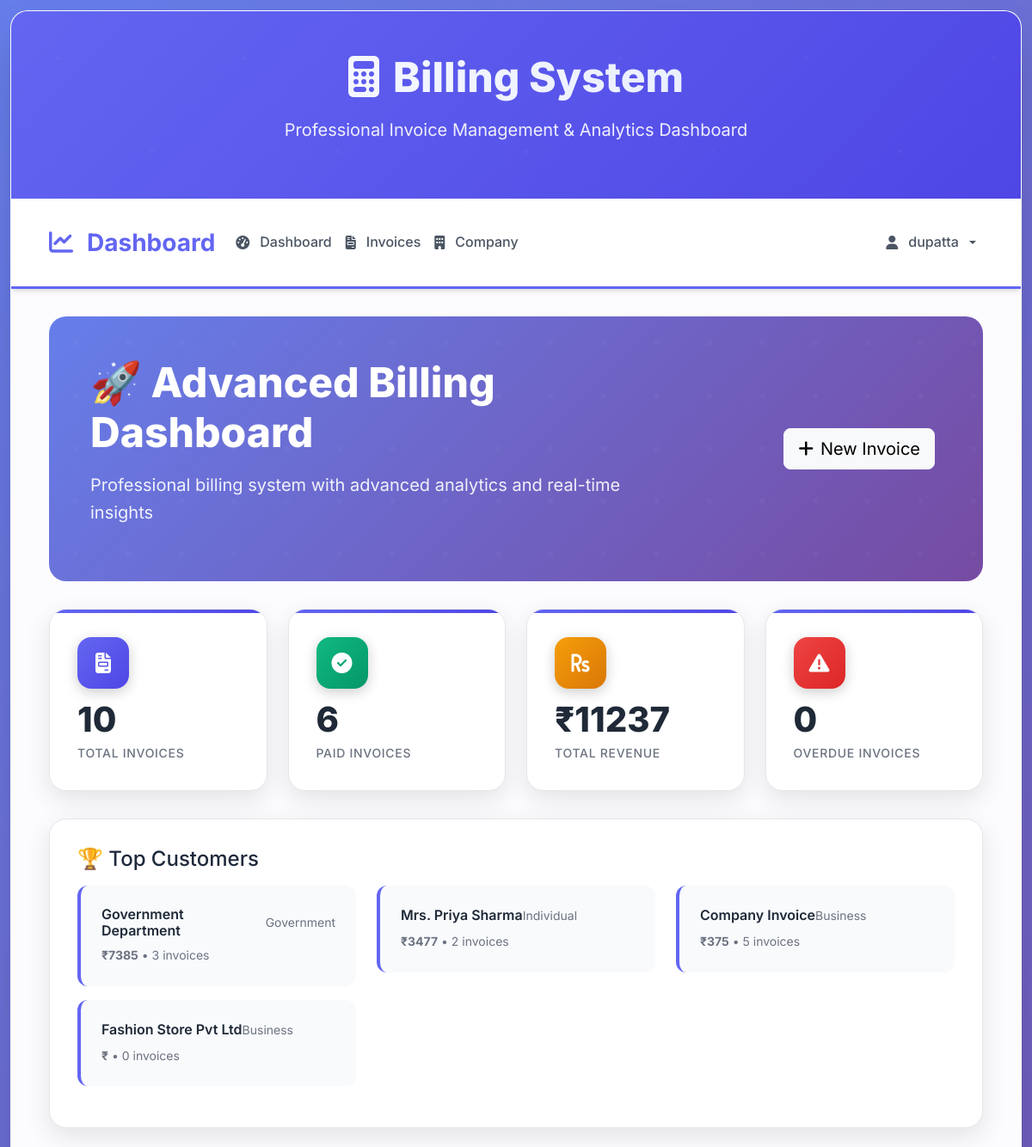
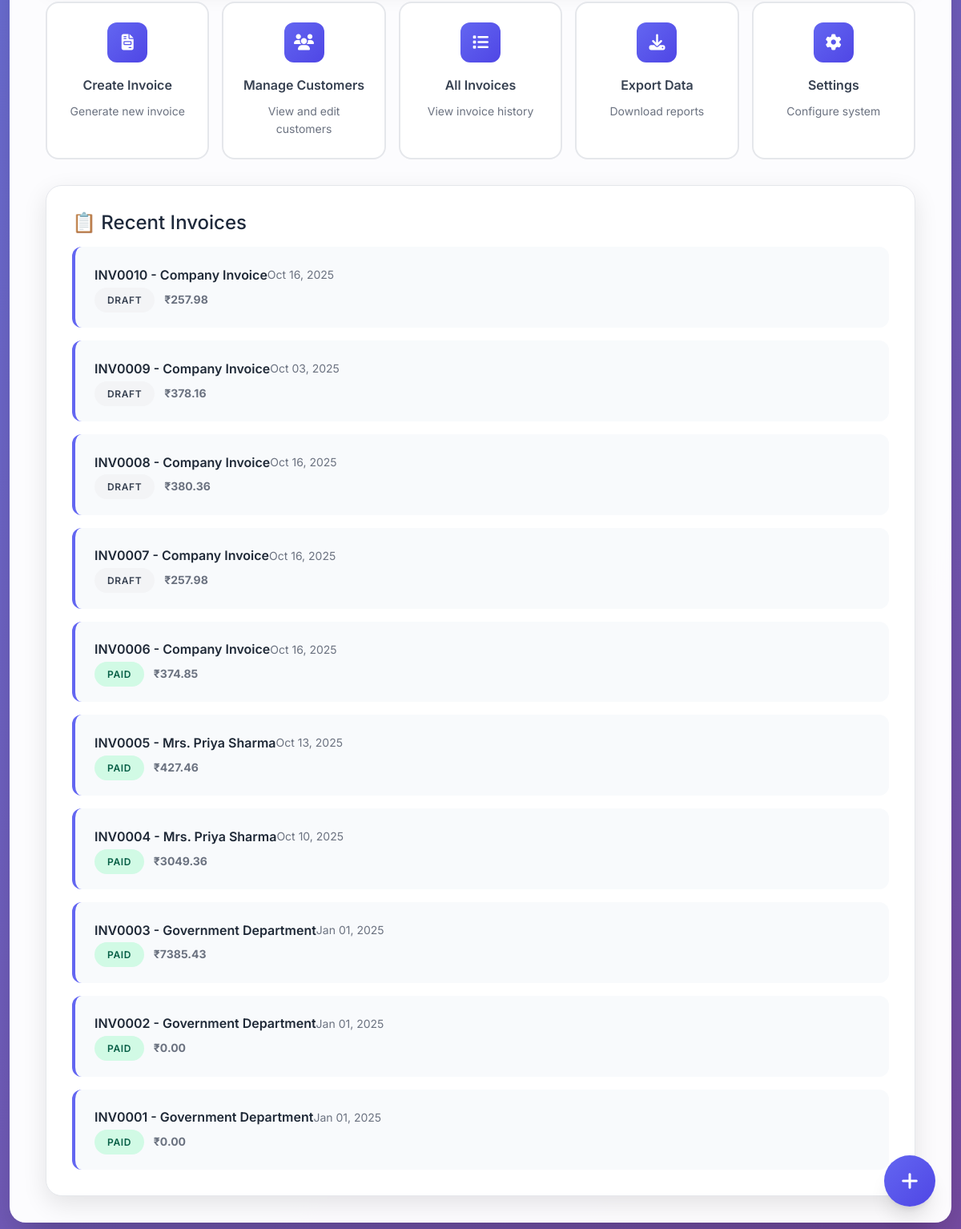
/bill/ (signed in), run on the app's committed database (2 pictures, top to bottom).
### accounts/models.py (models this page shows, shortened)
class User(AbstractUser):
    phone_regex = RegexValidator(
        regex=r'^\+?1?\d{9,15}$',
        message="Phone number must be entered in the format: '+999999999'. Up to 15 digits allowed."
    )
    email = models.EmailField(unique=True)
    phone_number = models.CharField(validators=[phone_regex], max_length=17, blank=True)
    date_of_birth = models.DateField(null=True, blank=True)
    is_email_verified = models.BooleanField(default=False)
    is_phone_verified = models.BooleanField(default=False)
    created_at = models.DateTimeField(auto_now_add=True)
    updated_at = models.DateTimeField(auto_now=True)
    USERNAME_FIELD = 'email'
    REQUIRED_FIELDS = ['username', 'first_name', 'last_name']
    def get_full_name(self):
        return f"{self.first_name} {self.last_name}".strip()

### billing/advanced_models.py (models this page shows, shortened)
class AdvancedCustomer(models.Model):
    CUSTOMER_TYPE_CHOICES = [
        ('individual', 'Individual'),
        ('business', 'Business'),
        ('government', 'Government'),
    ]
    customer_id = models.UUIDField(default=uuid.uuid4, editable=False, unique=True)
    name = models.CharField(max_length=200)
    email = models.EmailField(blank=True, null=True)
    phone = models.CharField(max_length=15, blank=True, null=True)
    alternate_phone = models.CharField(max_length=15, blank=True, null=True)
    address = models.TextField(blank=True, null=True)
    city = models.CharField(max_length=50, blank=True, null=True)
    state = models.CharField(max_length=50, blank=True, null=True)
    pincode = models.CharField(max_length=10, blank=True, null=True)
    country = models.CharField(max_length=50, default="India")
    customer_type = models.CharField(max_length=20, choices=CUSTOMER_TYPE_CHOICES, default='individual')
    gst_number = models.CharField(max_length=15, blank=True, null=True)
    pan_number = models.CharField(max_length=10, blank=True, null=True)
    credit_limit = models.DecimalField(max_digits=10, decimal_places=2, default=0)
    payment_terms = models.PositiveIntegerField(default=30)  # days
    notes = models.TextField(blank=True, null=True)
    is_active = models.BooleanField(default=True)
    created_at = models.DateTimeField(auto_now_add=True)
    updated_at = models.DateTimeField(auto_now=True)
    class Meta:
        verbose_name = "Advanced Customer"
        verbose_name_plural = "Advanced Customers"
        ordering = ['-created_at']

class AdvancedInvoice(models.Model):
    STATUS_CHOICES = [
        ('draft', 'Draft'),
        ('sent', 'Sent'),
        ('viewed', 'Viewed'),
        ('paid', 'Paid'),
        ('overdue', 'Overdue'),
        ('cancelled', 'Cancelled'),
    ]
    PAYMENT_METHOD_CHOICES = [
        ('cash', 'Cash'),
        ('bank_transfer', 'Bank Transfer'),
        ('cheque', 'Cheque'),
        ('upi', 'UPI'),
        ('card', 'Card'),
        ('other', 'Other'),
    ]
    invoice_id = models.UUIDField(default=uuid.uuid4, editable=False, unique=True)
    invoice_number = models.CharField(max_length=50, unique=True)
    customer = models.ForeignKey(AdvancedCustomer, on_delete=models.CASCADE, related_name='invoices')
    company = models.ForeignKey(AdvancedCompanyProfile, on_delete=models.CASCADE)
    date = models.DateField()
    due_date = models.DateField()
    sent_date = models.DateTimeField(blank=True, null=True)
    paid_date = models.DateTimeField(blank=True, null=True)
    status = models.CharField(max_length=20, choices=STATUS_CHOICES, default='draft')
    payment_method = models.CharField(max_length=20, choices=PAYMENT_METHOD_CHOICES, blank=True, null=True)
    payment_reference = models.CharField(max_length=100, blank=True, null=True)
    subtotal = models.DecimalField(max_digits=10, decimal_places=2, default=0)
    discount_percentage = models.DecimalField(max_digits=5, decimal_places=2, default=0,
                                           validators=[MinValueValidator(0), MaxValueValidator(100)])
    discount_amount = models.DecimalField(max_digits=10, decimal_places=2, default=0)
    tax_rate = models.DecimalField(max_digits=5, decimal_places=2, default=Decimal('5.00'))  # CGST + SGST = 5%
    tax_amount = models.DecimalField(max_digits=10, decimal_places=2, default=0)
    total_amount = models.DecimalField(max_digits=10, decimal_places=2, default=0)
    notes = models.TextField(blank=True, null=True)
    terms_conditions = models.TextField(blank=True, null=True)
    internal_notes = models.TextField(blank=True, null=True)
    created_at = models.DateTimeField(auto_now_add=True)
    updated_at = models.DateTimeField(auto_now=True)
    class Meta:
        verbose_name = "Advanced Invoice"
        verbose_name_plural = "Advanced Invoices"
        ordering = ['-created_at']

### billing/advanced_views.py (the view)
# urls.py: path('', advanced_views.advanced_dashboard, name='advanced_dashboard'),
@superuser_required_with_login
def advanced_dashboard(request):
    company = AdvancedCompanyProfile.objects.get_or_create(id=1)[0]
    total_invoices = AdvancedInvoice.objects.count()
    paid_invoices = AdvancedInvoice.objects.filter(status='paid').count()
    overdue_invoices = AdvancedInvoice.objects.filter(
        status__in=['sent', 'viewed'],
        due_date__lt=timezone.now().date()
    ).count()
    total_revenue = AdvancedInvoice.objects.filter(status='paid').aggregate(
        total=Sum('total_amount')
    )['total'] or 0
    pending_amount = AdvancedInvoice.objects.filter(
        status__in=['sent', 'viewed']
    ).aggregate(total=Sum('total_amount'))['total'] or 0
    recent_invoices = AdvancedInvoice.objects.select_related('customer').order_by('-created_at')[:10]
    six_months_ago = timezone.now().date() - timedelta(days=180)
    monthly_data = []
    for i in range(6):
        month_start = six_months_ago + timedelta(days=30*i)
        month_end = month_start + timedelta(days=30)
        revenue = AdvancedInvoice.objects.filter(
            status='paid',
            paid_date__date__range=[month_start, month_end]
        ).aggregate(total=Sum('total_amount'))['total'] or 0
        monthly_data.append({
            'month': month_start.strftime('%b %Y'),
            'revenue': float(revenue)
        })
    top_customers = AdvancedCustomer.objects.annotate(
        total_spent=Sum('invoices__total_amount', filter=Q(invoices__status='paid'))
    ).order_by('-total_spent')[:5]
    context = {
        'company': company,
        'total_invoices': total_invoices,
        'paid_invoices': paid_invoices,
        'overdue_invoices': overdue_invoices,
        'total_revenue': total_revenue,
        'pending_amount': pending_amount,
        'recent_invoices': recent_invoices,
        'monthly_data': monthly_data,
        'top_customers': top_customers,
    }
    return render(request, 'billing/advanced_dashboard.html', context)

### templates/billing/advanced_dashboard.html (shortened to what this page needs)
{% extends 'billing/base_billing.html' %}
{% block content %}
<div class="container-fluid">
    <div class="dashboard-hero" data-aos="fade-down">
        <div class="row align-items-center">
            <div class="col-lg-8">
                <h1>🚀 Advanced Billing Dashboard</h1>
                <p>Professional billing system with advanced analytics and real-time insights</p>
                    </div>
            <div class="col-lg-4 text-end">
                <a href="{% url 'billing:advanced_invoice_create' %}" class="btn btn-light btn-lg me-2">
                    <i class="fas fa-plus me-2"></i>New Invoice
                </a>
            </div>
        </div>
    </div>
    <div class="stats-grid" data-aos="fade-up">
            <div class="stat-card">
            <div class="stat-icon primary">
                <i class="fas fa-file-invoice"></i>
            </div>
            <div class="stat-number">{{ total_invoices }}</div>
            <div class="stat-label">Total Invoices</div>
        </div>
            <div class="stat-card">
            <div class="stat-icon success">
                <i class="fas fa-check-circle"></i>
            </div>
            <div class="stat-number">{{ paid_invoices }}</div>
            <div class="stat-label">Paid Invoices</div>
        </div>
            <div class="stat-card">
            <div class="stat-icon warning">
                <i class="fas fa-rupee-sign"></i>
            </div>
            <div class="stat-number">₹{{ total_revenue|floatformat:0 }}</div>
            <div class="stat-label">Total Revenue</div>
        </div>
            <div class="stat-card">
            <div class="stat-icon danger">
                <i class="fas fa-exclamation-triangle"></i>
            </div>
            <div class="stat-number">{{ overdue_invoices }}</div>
            <div class="stat-label">Overdue Invoices</div>
        </div>
    </div>
    <div class="row mb-4">
        <div class="col-12">
            <div class="recent-activity" data-aos="fade-up">
                <h4 class="mb-3">🏆 Top Customers</h4>
                {% if top_customers %}
                    <div class="row">
                    {% for customer in top_customers %}
                        <div class="col-lg-4 col-md-6 mb-3">
                    <div class="activity-item">
                                <div class="activity-header">
                                    <h6 class="activity-title">{{ customer.name }}</h6>
                                    <span class="activity-date">{{ customer.customer_type|title }}</span>
                            </div>
                                <p class="activity-desc">
                                    <strong>₹{{ customer.total_spent|floatformat:0 }}</strong> • {{ customer.invoices.count }} invoices
                                </p>
                            </div>
                        </div>
                        {% endfor %}
                    </div>
                {% endif %}
            </div>
        </div>
    </div>
    <div class="quick-actions" data-aos="fade-up">
        <a href="{% url 'billing:advanced_invoice_create' %}" class="quick-action-btn">
            <div class="quick-action-icon">
                <i class="fas fa-file-invoice"></i>
                    </div>
            <div class="quick-action-title">Create Invoice</div>
            <div class="quick-action-desc">Generate new invoice</div>
                        </a>
        <a href="{% url 'billing:advanced_invoice_list' %}" class="quick-action-btn">
            <div class="quick-action-icon">
                <i class="fas fa-users"></i>
                    </div>
            <div class="quick-action-title">Manage Customers</div>
            <div class="quick-action-desc">View and edit customers</div>
                        </a>
        <a href="{% url 'billing:advanced_invoice_list' %}" class="quick-action-btn">
            <div class="quick-action-icon">
                <i class="fas fa-list"></i>
                    </div>
            <div class="quick-action-title">All Invoices</div>
            <div class="quick-action-desc">View invoice history</div>
                        </a>
        <a href="#" class="quick-action-btn">
            <div class="quick-action-icon">
                <i class="fas fa-download"></i>
                    </div>
            <div class="quick-action-title">Export Data</div>
            <div class="quick-action-desc">Download reports</div>
        </a>
        <a href="{% url 'billing:company_profile' %}" class="quick-action-btn">
            <div class="quick-action-icon">
                <i class="fas fa-cog"></i>
            </div>
            <div class="quick-action-title">Settings</div>
            <div class="quick-action-desc">Configure system</div>
        </a>
    </div>
    <div class="recent-activity" data-aos="fade-up">
                <h4 class="mb-3">📋 Recent Invoices</h4>
                {% if recent_invoices %}
                            {% for invoice in recent_invoices %}
            <div class="activity-item">
                <div class="activity-header">
                    <h6 class="activity-title">{{ invoice.invoice_number }} - {{ invoice.customer.name }}</h6>
                    <span class="activity-date">{{ invoice.date|date:"M d, Y" }}</span>
                </div>
                <p class="activity-desc">
                    <span class="status-badge status-{{ invoice.status }}">{{ invoice.status|title }}</span>
                    <strong class="ms-2">₹{{ invoice.total_amount|floatformat:2 }}</strong>
                </p>
            </div>
            {% endfor %}
                {% endif %}
    </div>
</div>
{% endblock %}

### templates/billing/base_billing.html (shortened to what this page needs)
<!DOCTYPE html>
<html lang="en">
<head>
    <link href="https://cdn.jsdelivr.net/npm/bootstrap@5.3.2/dist/css/bootstrap.min.css" rel="stylesheet">
    <link href="https://cdnjs.cloudflare.com/ajax/libs/font-awesome/6.5.0/css/all.min.css" rel="stylesheet">
    <link href="https://unpkg.com/aos@2.3.1/dist/aos.css" rel="stylesheet">
    {% load static %}
    <link href="{% static 'billing/css/billing.css' %}" rel="stylesheet">
</head>
<body>
    <div class="billing-container">
        <div class="billing-header" data-aos="fade-down">
            <h1><i class="fas fa-calculator me-3"></i>Billing System</h1>
            <p>Professional Invoice Management & Analytics Dashboard</p>
        </div>
        <nav class="billing-navbar navbar navbar-expand-lg" data-aos="fade-up">
            <div class="container-fluid">
                <a class="navbar-brand" href="{% url 'billing:advanced_dashboard' %}">
                    <i class="fas fa-chart-line me-2"></i>Dashboard
                </a>
                <div class="collapse navbar-collapse" id="navbarNav">
                    <ul class="navbar-nav me-auto">
                        <li class="nav-item">
                            <a class="nav-link" href="{% url 'billing:advanced_dashboard' %}">
                                <i class="fas fa-tachometer-alt me-1"></i>Dashboard
                            </a>
                        </li>
                        <li class="nav-item">
                            <a class="nav-link" href="{% url 'billing:advanced_invoice_list' %}">
                                <i class="fas fa-file-invoice me-1"></i>Invoices
                            </a>
                        </li>
                        <li class="nav-item">
                            <a class="nav-link" href="{% url 'billing:company_profile' %}">
                                <i class="fas fa-building me-1"></i>Company
                            </a>
                        </li>
                    </ul>
                    <ul class="navbar-nav">
                        <li class="nav-item dropdown">
                            <a class="nav-link dropdown-toggle" href="#" role="button" data-bs-toggle="dropdown">
                                <i class="fas fa-user me-1"></i>{{ user.get_full_name|default:user.username }}
                            </a>
                        </li>
                    </ul>
                </div>
            </div>
        </nav>
        <div class="billing-content">
            {% block content %}{% endblock %}
        </div>
    </div>
    <button class="floating-action" data-bs-toggle="modal" data-bs-target="#quickInvoiceModal" title="Quick Invoice" data-aos="fade-up">
        <i class="fas fa-plus"></i>
    </button>
</body>
</html>

### data on the page
User: get_full_name "dupatta"
AdvancedCustomer: name "Government Department", customer_type "Government", total_spent "7385", invoices.count "3"
AdvancedCustomer: name "Mrs. Priya Sharma", customer_type "Individual", total_spent "3477", invoices.count "2"
AdvancedCustomer: name "Company Invoice", customer_type "Business", total_spent "375", invoices.count "5"
AdvancedCustomer: name "Fashion Store Pvt Ltd", customer_type "Business", invoices.count "0"
AdvancedInvoice: invoice_number "INV0010", customer.name "Company Invoice", date "Oct 16, 2025", status "DRAFT", total_amount "257.98"
AdvancedInvoice: invoice_number "INV0009", customer.name "Company Invoice", date "Oct 03, 2025", status "DRAFT", total_amount "378.16"
AdvancedInvoice: invoice_number "INV0008", customer.name "Company Invoice", date "Oct 16, 2025", status "DRAFT", total_amount "380.36"
AdvancedInvoice: invoice_number "INV0007", customer.name "Company Invoice", date "Oct 16, 2025", status "DRAFT", total_amount "257.98"
AdvancedInvoice: invoice_number "INV0006", customer.name "Company Invoice", date "Oct 16, 2025", status "PAID", total_amount "374.85"
AdvancedInvoice: invoice_number "INV0005", customer.name "Mrs. Priya Sharma", date "Oct 13, 2025", status "PAID", total_amount "427.46"
AdvancedInvoice: invoice_number "INV0004", customer.name "Mrs. Priya Sharma", date "Oct 10, 2025", status "PAID", total_amount "3049.36"
AdvancedInvoice: invoice_number "INV0003", customer.name "Government Department", date "Jan 01, 2025", status "PAID", total_amount "7385.43"
AdvancedInvoice: invoice_number "INV0002", customer.name "Government Department", date "Jan 01, 2025", status "PAID", total_amount "0.00"
AdvancedInvoice: invoice_number "INV0001", customer.name "Government Department", date "Jan 01, 2025", status "PAID", total_amount "0.00"

### other printed values
{{ total_invoices }} "10"
{{ paid_invoices }} "6"
{{ total_revenue|floatformat:0 }} "11237"
{{ overdue_invoices }} "0"
